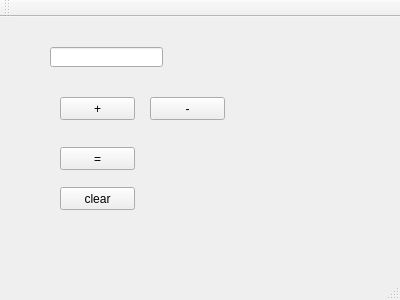
<?xml version="1.0" encoding="UTF-8"?>
<ui version="4.0">
 <class>MainWindow</class>
 <widget class="QMainWindow" name="MainWindow">
  <property name="geometry">
   <rect>
    <x>0</x>
    <y>0</y>
    <width>400</width>
    <height>300</height>
   </rect>
  </property>
  <property name="windowTitle">
   <string>Пример калькулятора</string>
  </property>
  <widget class="QWidget" name="centralWidget">
   <widget class="QLineEdit" name="lineEdit">
    <property name="geometry">
     <rect>
      <x>50</x>
      <y>30</y>
      <width>113</width>
      <height>20</height>
     </rect>
    </property>
   </widget>
   <widget class="QPushButton" name="sumButton">
    <property name="geometry">
     <rect>
      <x>60</x>
      <y>80</y>
      <width>75</width>
      <height>23</height>
     </rect>
    </property>
    <property name="text">
     <string>+</string>
    </property>
   </widget>
   <widget class="QPushButton" name="equal">
    <property name="geometry">
     <rect>
      <x>60</x>
      <y>130</y>
      <width>75</width>
      <height>23</height>
     </rect>
    </property>
    <property name="text">
     <string>=</string>
    </property>
   </widget>
   <widget class="QPushButton" name="clear">
    <property name="geometry">
     <rect>
      <x>60</x>
      <y>170</y>
      <width>75</width>
      <height>23</height>
     </rect>
    </property>
    <property name="text">
     <string>clear</string>
    </property>
   </widget>
   <widget class="QPushButton" name="subButton">
    <property name="geometry">
     <rect>
      <x>150</x>
      <y>80</y>
      <width>75</width>
      <height>23</height>
     </rect>
    </property>
    <property name="text">
     <string>-</string>
    </property>
   </widget>
  </widget>
  <widget class="QMenuBar" name="menuBar">
   <property name="geometry">
    <rect>
     <x>0</x>
     <y>0</y>
     <width>400</width>
     <height>20</height>
    </rect>
   </property>
  </widget>
  <widget class="QToolBar" name="mainToolBar">
   <attribute name="toolBarArea">
    <enum>TopToolBarArea</enum>
   </attribute>
   <attribute name="toolBarBreak">
    <bool>false</bool>
   </attribute>
  </widget>
  <widget class="QStatusBar" name="statusBar"/>
 </widget>
 <layoutdefault spacing="6" margin="11"/>
 <resources/>
 <connections/>
</ui>
